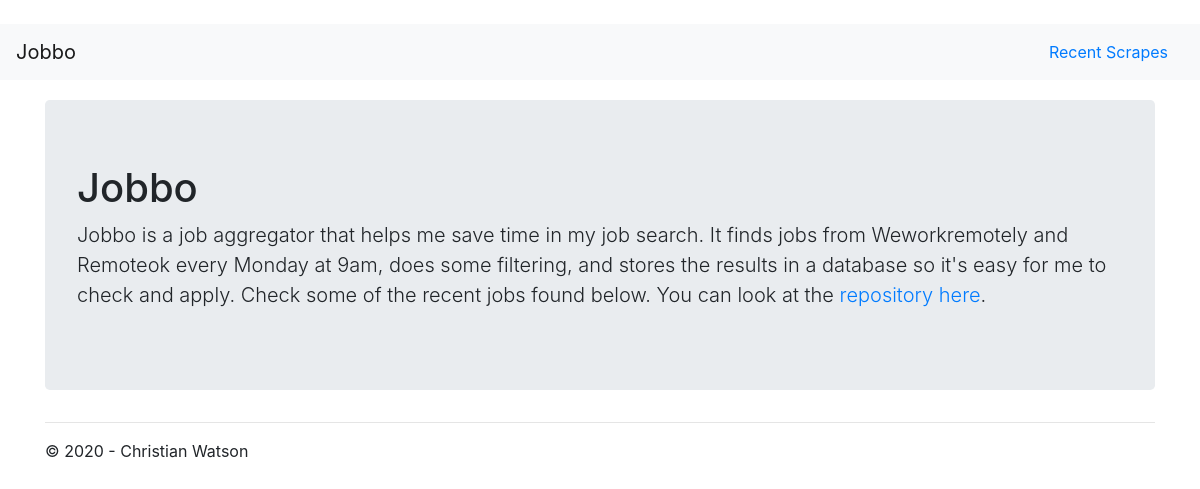
/, run on an earlier commit of the app's database.
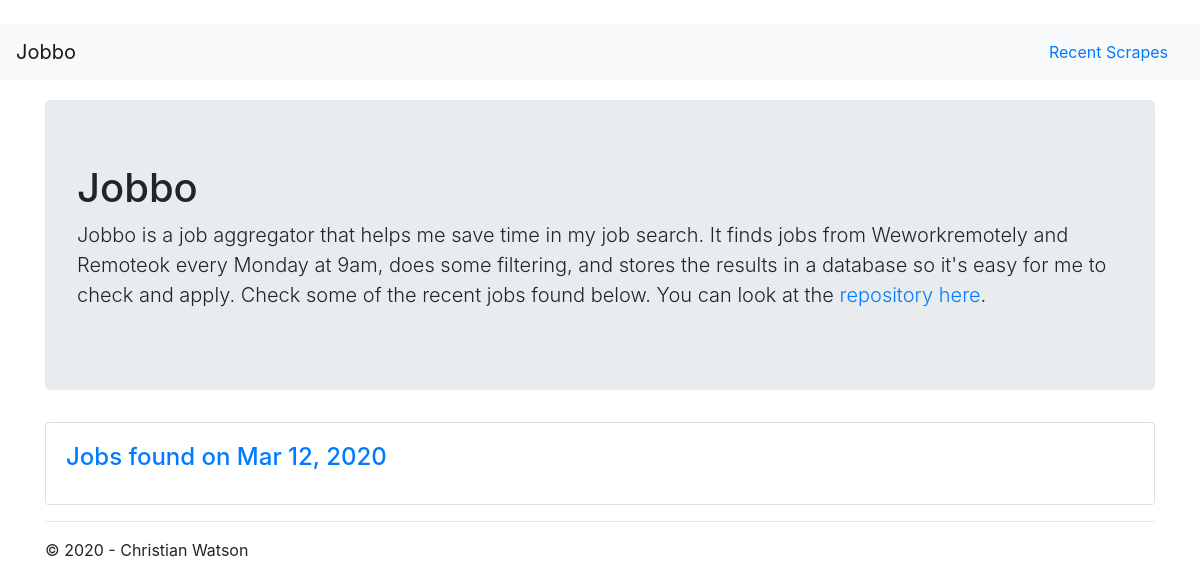
And on a later commit of the database.
### app/models.py (models this page shows)
class Scrape(models.Model):
    run_time = models.DateTimeField(default=timezone.now)
    class Meta:
        ordering = ['run_time']
    def __str__(self):
        return f'Jobs found on {self.run_time.strftime("%b %d, %Y")}'

### app/views.py (the view)
# urls.py: path('', views.home, name='home'),
def home(request):
    assert isinstance(request, HttpRequest)
    scrapes = Scrape.objects.all()
    return render(
        request,
        'app/index.html',
        {
            'title': 'Recent Scrapes - Jobbo',
            'year': datetime.now().year,
            'scrapes': scrapes
        }
    )

### app/templates/app/index.html
{% extends "app/layout.html" %}
{% block content %}
<div class="jumbotron">
    <h1>Jobbo</h1>
    <p class="lead">Jobbo is a job aggregator that helps me save time in my job search. It finds jobs from Weworkremotely and Remoteok every Monday at 9am, does some filtering, and stores the results in a database so it's easy for me to check and apply. Check some of the recent jobs found below. You can look at the <a href="https://github.com/nicofasho/Jobbo">repository here</a>.</p>
</div>
{% for scrape in scrapes reversed %}
<div class="card mb-3">
    <div class="card-body">
        <a href="{% url 'detail' scrape.id %}">
            <h4 class="card-title">
                {{ scrape }}
            </h4>
        </a>
    </div>
</div>
{% endfor %}
{% endblock %}

What changed in the data, as far as the page shows it:
added Scrape: run_time "Jobs found on Mar 12, 2020"
